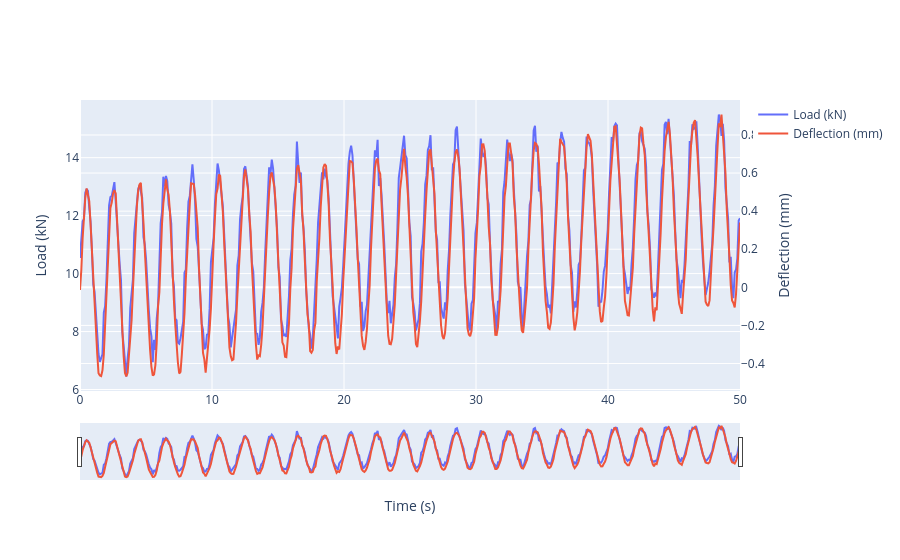

The notebook cell this image was saved under:
### Code cell
fig = go.Figure()

# Load trace
fig.add_trace(
    go.Scatter(
        x=df["time_s"],
        y=df["load_kn"],
        name="Load (kN)"
    )
)

# Deflection trace on secondary y-axis
fig.add_trace(
    go.Scatter(
        x=df["time_s"],
        y=df["deflection_mm"],
        name="Deflection (mm)",
        yaxis="y2"
    )
)

# Configure second y-axis and range slider
fig.update_layout(
    yaxis=dict(
        title="Load (kN)"
    ),
    yaxis2=dict(
        title="Deflection (mm)",
        overlaying="y",
        side="right"
    )
)

fig.update_xaxes(
    rangeslider=dict(
        visible=True
    ),
    title="Time (s)"
)

fig.show()

### Figure 1 — Plotly figure (JSON) as saved in the notebook; plotly's stock layout.template omitted (floating-point values rounded to 4 significant figures; data arrays with more than 128 entries replaced by an {"elided": "..."} marker saying what was removed)
{"data": [{"name": "Load (kN)", "type": "scatter", "x": {"elided": "500 float values"}, "y": {"elided": "500 float values"}}, {"name": "Deflection (mm)", "type": "scatter", "x": {"elided": "500 float values"}, "y": {"elided": "500 float values"}, "yaxis": "y2"}], "layout": {"xaxis": {"rangeslider": {"visible": true}, "title": {"text": "Time (s)"}}, "yaxis": {"title": {"text": "Load (kN)"}}, "yaxis2": {"overlaying": "y", "side": "right", "title": {"text": "Deflection (mm)"}}}}
